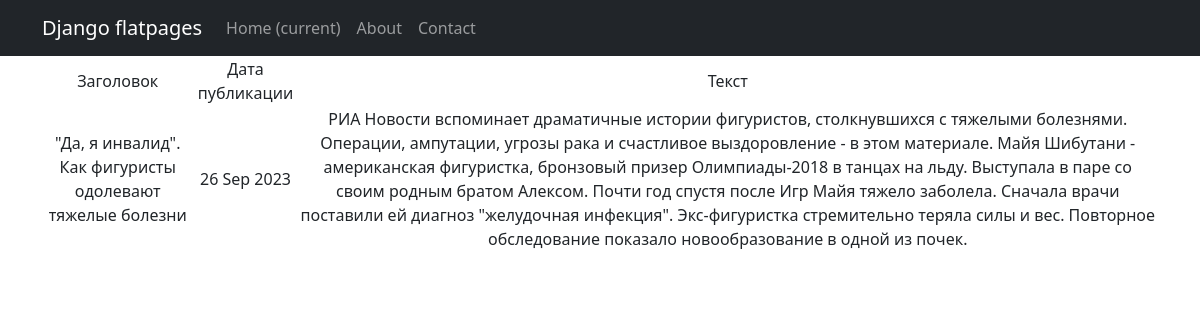
The page /news/1 on the database as committed earlier.
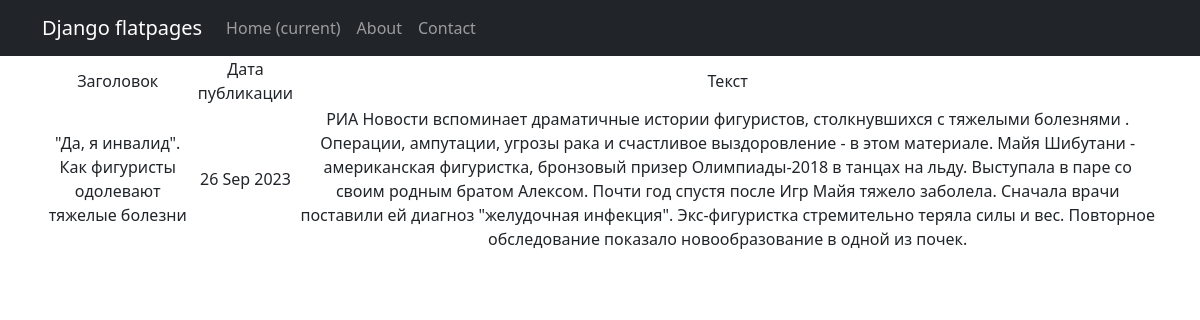
The same page on the database as committed later.
### NewsPortal/models.py (models this page shows, shortened)
class Post(models.Model):
    NEWS = 'NW'
    ARTICLE = 'AR'
    CATEGORY = [(NEWS, 'Новость'),
                (ARTICLE, 'Статья')
                ]
    category_post = models.CharField(max_length=2, choices=CATEGORY, default=ARTICLE)
    date_time = models.DateTimeField(auto_now_add=True)
    title = models.CharField(max_length=255)
    text = models.TextField()
    rating = models.SmallIntegerField(default=0)
    author = models.ForeignKey(Author, on_delete=models.CASCADE)
    category = models.ManyToManyField(Category, through='PostCategory', related_name='article')

### NewsPortal/views.py (the view)
# urls.py: path('<int:pk>', PostDetail.as_view())
class PostDetail(DetailView):
    model = Post
    template_name = 'news_index.html'
    context_object_name = 'news'

### templates/news_index.html (shortened to what this page needs)
{% extends 'flatpages/default.html' %}
{% block content %}
    {% if news %}
        <table>
            <tr>
                <td>Заголовок</td>
                <td>Дата публикации</td>
                <td>Текст</td>
            </tr>
            <tr>
                <td>{{news.title}}</td>
                <td>{{news.date_time|date:'d M Y'}}</td>
                <td>{{news.text}}</td>
            </tr>
        </table>
    {% endif %}
{% endblock content %}

Rows that differ between the two databases and show on the page:
changed Post "\"Да, я инвалид\". Как фигуристы одолевают тяжелые болезни": text "…фигуристов, столкнувшихся с тяжелыми болезнями. Операции, ампутации, угрозы рака…" → "…фигуристов, столкнувшихся с тяжелыми болезнями . Операции, ампутации, угрозы рака…"
